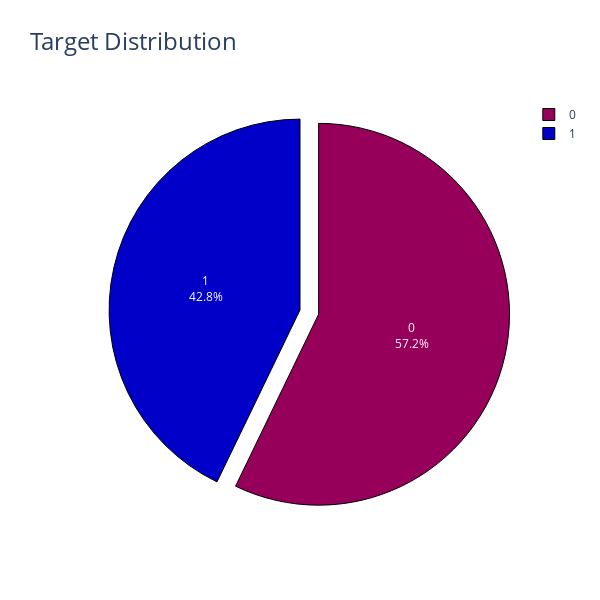

The code cell stored with this chart in its notebook:
### Markdown cell above
From the plot below we can see, that there is a moderate class disbalance in target column. That's why we will use stratified approaches to model evaluation.

### Code cell
target_counts = df_train['target'].value_counts().reset_index()
target_counts.columns = ['target', 'count']

fig = px.pie(target_counts, 
             values='count', 
             names='target',
             title='Target Distribution',
             color_discrete_sequence=px.colors.sequential.Rainbow)

fig.update_traces(textposition='inside', 
                  textinfo='percent+label',
                  pull = [0.1, 0, 0, 0],
                  marker = dict(line = dict(color = '#000000', width = 1)))

fig.update_layout(
    title_font_size = 24,
    uniformtext_minsize = 12,
    uniformtext_mode = 'hide',
    height = 600,
    width = 600
)

fig.show()

### Figure 1 — Plotly figure (JSON) as saved in the notebook; plotly's stock layout.template omitted (floating-point values rounded to 4 significant figures)
{"data": [{"domain": {"x": [0, 1], "y": [0, 1]}, "hovertemplate": "target=%{label}<br>count=%{value}<extra></extra>", "labels": [0, 1], "legendgroup": "", "marker": {"line": {"color": "#000000", "width": 1}}, "name": "", "pull": [0.1, 0, 0, 0], "showlegend": true, "textinfo": "percent+label", "textposition": "inside", "type": "pie", "values": [4322, 3239]}], "layout": {"height": 600, "legend": {"tracegroupgap": 0}, "piecolorway": ["rgb(150,0,90)", "rgb(0,0,200)", "rgb(0,25,255)", "rgb(0,152,255)", "rgb(44,255,150)", "rgb(151,255,0)", "rgb(255,234,0)", "rgb(255,111,0)", "rgb(255,0,0)"], "title": {"font": {"size": 24}, "text": "Target Distribution"}, "uniformtext": {"minsize": 12, "mode": "hide"}, "width": 600}}
